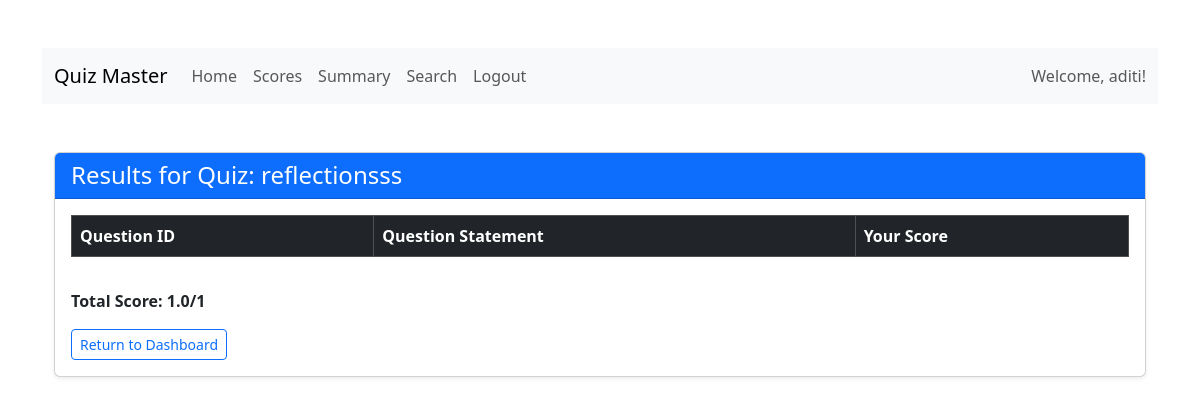
The app's page /dashboard/user/1/2/results with its own data.
### models/user.py (models this page shows)
class User(db.Model,UserMixin):
    id = db.Column(db.Integer, primary_key=True, autoincrement=True)
    email = db.Column(db.String(150), unique=True, nullable=False)
    password = db.Column(db.String(150), nullable=False)
    fullname = db.Column(db.String(150), nullable=False)
    qualification = db.Column(db.String(150))
    dob = db.Column(db.Date)
    role=db.Column(db.String(150),nullable=False,default="user")

### models/quiz.py (models this page shows)
class Quiz(db.Model):
    id = db.Column(db.Integer, primary_key=True)
    chapter_id = db.Column(db.Integer, db.ForeignKey('chapter.id'), nullable=False)
    quizdate = db.Column(db.Date)
    quizduration = db.Column(db.Time)
    quizname=db.Column(db.String(150), nullable=False,unique=True)
    questions = db.relationship('Question', backref='quiz', lazy=True)
    @hybrid_property
    def noofquestions(self):
        return len(self.questions)

### models/score.py (models this page shows)
class Score(db.Model):
    id = db.Column(db.Integer, primary_key=True)
    quizid = db.Column(db.Integer, db.ForeignKey('quiz.id'), nullable=False)
    userid = db.Column(db.Integer, db.ForeignKey('user.id'), nullable=False)
    timestampofattempt = db.Column(db.DateTime, default=datetime)
    totalscored = db.Column(db.Float)
    quiz = db.relationship('Quiz', backref='scores')
    user = db.relationship('User', backref='scores')

### app.py (the view, shortened to what this page needs)
@app.route(
    "/dashboard/user/<int:quizid>/<int:scoreid>/results",
    methods=["GET", "POST"],
)
def userresults(quizid, scoreid):
    quiz = Quiz.query.filter_by(id=quizid).first()
    userscore = Score.query.filter_by(id=scoreid).first()
    userid = userscore.userid
    user=User.query.filter_by(id=userid).first()
    if not quiz or not userscore:
        return "Invalid quiz or score", 404
    yourscore = userscore.totalscored
    noofquestions = quiz.noofquestions
    scores = session.get('scores', {})
    data = []
    question_ids = [int(qid) for qid in scores.keys()]
    questions = Question.query.filter(Question.id.in_(question_ids)).all()
    question_map = {q.id: q for q in questions}
    return render_template(
        "userquizover.html",
        quiz=quiz,
        data=sorted(data, key=lambda x: x['id']),
        yourscore=yourscore,
        noofquestions=noofquestions,
        user=user
    )

### templates/userquizover.html (shortened to what this page needs)
{% extends "base.html" %}
{% block content %}
<nav class="navbar navbar-expand-lg navbar-light bg-light">
    <div class="container-fluid">
      <a class="navbar-brand" href="{{ url_for('userdashboard', id=user.id) }}">Quiz Master</a>
      <div class="collapse navbar-collapse">
        <ul class="navbar-nav me-auto mb-2 mb-lg-0">
          <li class="nav-item"><a class="nav-link" href="{{ url_for('userdashboard', id=user.id) }}">Home</a></li>
          <li class="nav-item"><a class="nav-link" href="{{ url_for('userscores', id=user.id) }}">Scores</a></li>
          <li class="nav-item"><a class="nav-link" href="{{ url_for('usersummary', id=user.id) }}">Summary</a></li>
          <li class="nav-item"><a class="nav-link" href="{{ url_for('usersearch', id=user.id) }}">Search</a></li>
          <li class="nav-item"><a class="nav-link" href="{{ url_for('logout') }}">Logout</a></li>
        </ul>
        <span class="navbar-text ms-auto">Welcome, {{ user.fullname }}!</span>
      </div>
    </div>
  </nav>
  <div class="container my-5">
    <div class="card shadow-sm">
      <div class="card-header bg-primary text-white">
        <h4 class="mb-0">Results for Quiz: {{ quiz.quizname }}</h4>
      </div>
      <div class="card-body">
        <div class="table-responsive">
          <table class="table table-striped table-hover table-bordered">
            <thead class="table-dark">
              <tr>
                <th>Question ID</th>
                <th>Question Statement</th>
                <th>Your Score</th>
              </tr>
            </thead>
          </table>
        </div>
        <div class="mt-3">
          <p class="fw-bold">Total Score: {{ yourscore }}/{{ noofquestions }}</p>
          <button type="button" onclick="location.href='{{ url_for('userdashboard', id=user.id) }}'" class="btn btn-outline-primary btn-sm">Return to Dashboard</button>
        </div>
      </div>
    </div>
  </div>
{% endblock %}

### records on screen
User: fullname "aditi"
Quiz: quizname "reflectionsss"
Score: totalscored "1.0"

### other values on screen
{{ noofquestions }} "1"
